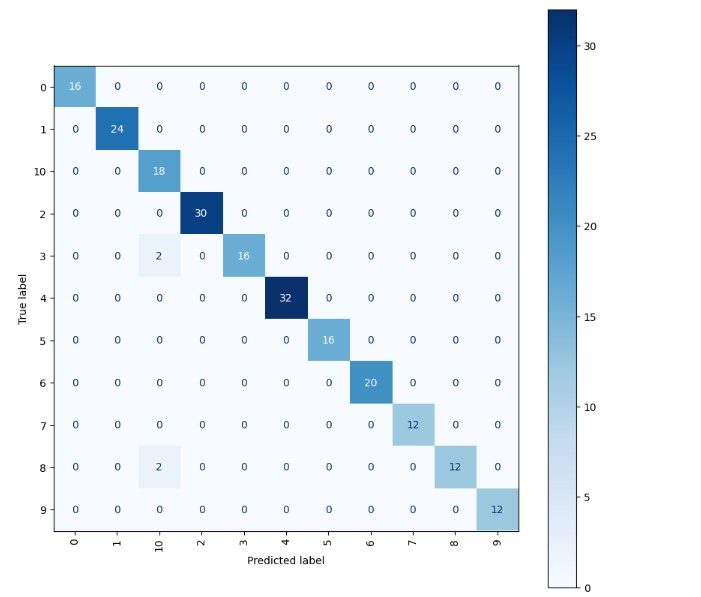
#> input picture images/classification_report.png, 701 x 597 px, found by its file name; its folder holds 4 pictures in this run
$ python 13_laser_pattern_investigation.py
#> lines starting #> are read from the running program, lines starting #| are printed output that depends on the picture
# 13_laser_pattern_investigation.py
# Laser Pattern Visual Investigation
# Following instructor feedback on soil_moisture_stir_september performance drop
# This script compares laser reflection patterns across all 7 datasets to identify
# root cause of classification limitations

import os
import random
import matplotlib.pyplot as plt
from PIL import Image

SOURCE_DIR = '/kaggle/working/source_data'

datasets_to_compare = [
    'soil_moisture_stir_september',
    'soil_moisture_september',
    'soil-moisture-v4-uv',
    'soil-moisture-ir',
]

fig, axes = plt.subplots(len(datasets_to_compare), 3, figsize=(15, 20))

for row, dataset in enumerate(datasets_to_compare):
    for split in ['test', 'valid', 'train']:
        img_dir = os.path.join(SOURCE_DIR, dataset, split, 'images')
        if os.path.exists(img_dir):
            break

    imgs = [f for f in os.listdir(img_dir)
            if f.endswith(('.jpg', '.jpeg', '.png'))]
    selected = random.sample(imgs, min(3, len(imgs)))

    for col, img_file in enumerate(selected):
        img = Image.open(os.path.join(img_dir, img_file)).convert("RGB")
#> img is the input picture: PIL image 701x597 RGB; mean R, G, B 235, 241.4, 247.1
        axes[row, col].imshow(img)
        axes[row, col].set_title(f"{dataset}\n{img_file[:30]}", fontsize=8)
        axes[row, col].axis('off')

plt.tight_layout()
plt.savefig('/kaggle/working/laser_pattern_comparison.png', dpi=150)
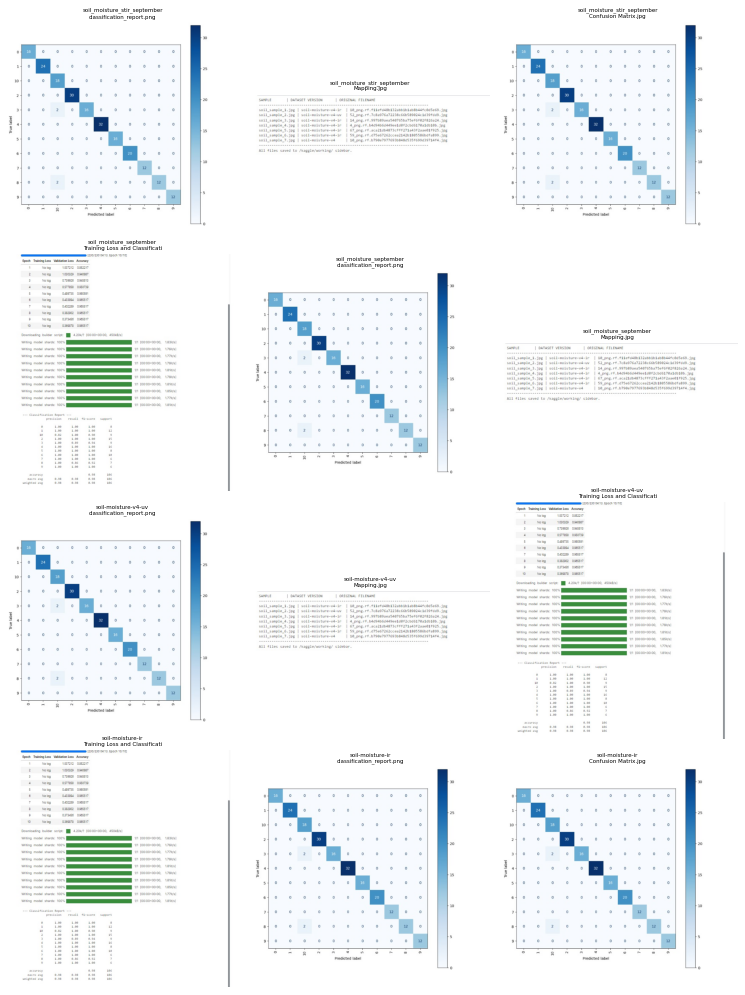
#> figure drawn by matplotlib, 12 panels
plt.show()
print("Saved: laser_pattern_comparison.png")
